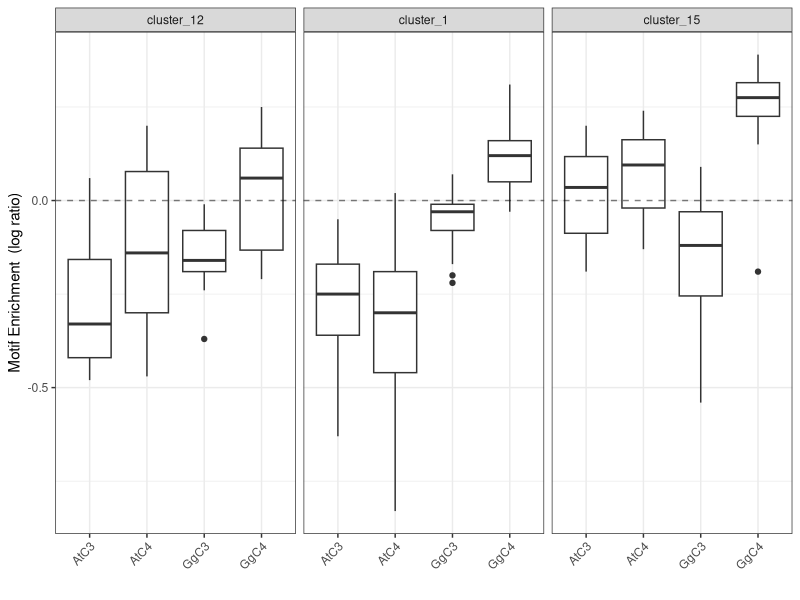

Recreate this plot in R.
library(tidyverse)
library(ggplot2)

theme_set(theme_bw())
theme_update(axis.text.x = element_text(angle = 45, hjust = 1))

################################################################################
data <- read_tsv("Fig5E_data.txt")
data <- pivot_longer(data, -Cluster)
data$name <- factor(data$name, levels = c("AtC3", "AtC4", "GgC3", "GgC4"))

data <- data %>% filter(Cluster %in% c("cluster_12", "cluster_1", "cluster_15"))
data$Cluster <- factor(data$Cluster, levels = c("cluster_12", "cluster_1", "cluster_15"))

ggplot(data, aes(x = name, y = value, group = name))+
  geom_boxplot()+
  facet_wrap(~Cluster)+
  labs(y = "Motif Enrichment  (log ratio)", x = "")+
  geom_hline(yintercept = 0, linetype = "dashed", alpha = 0.5)
